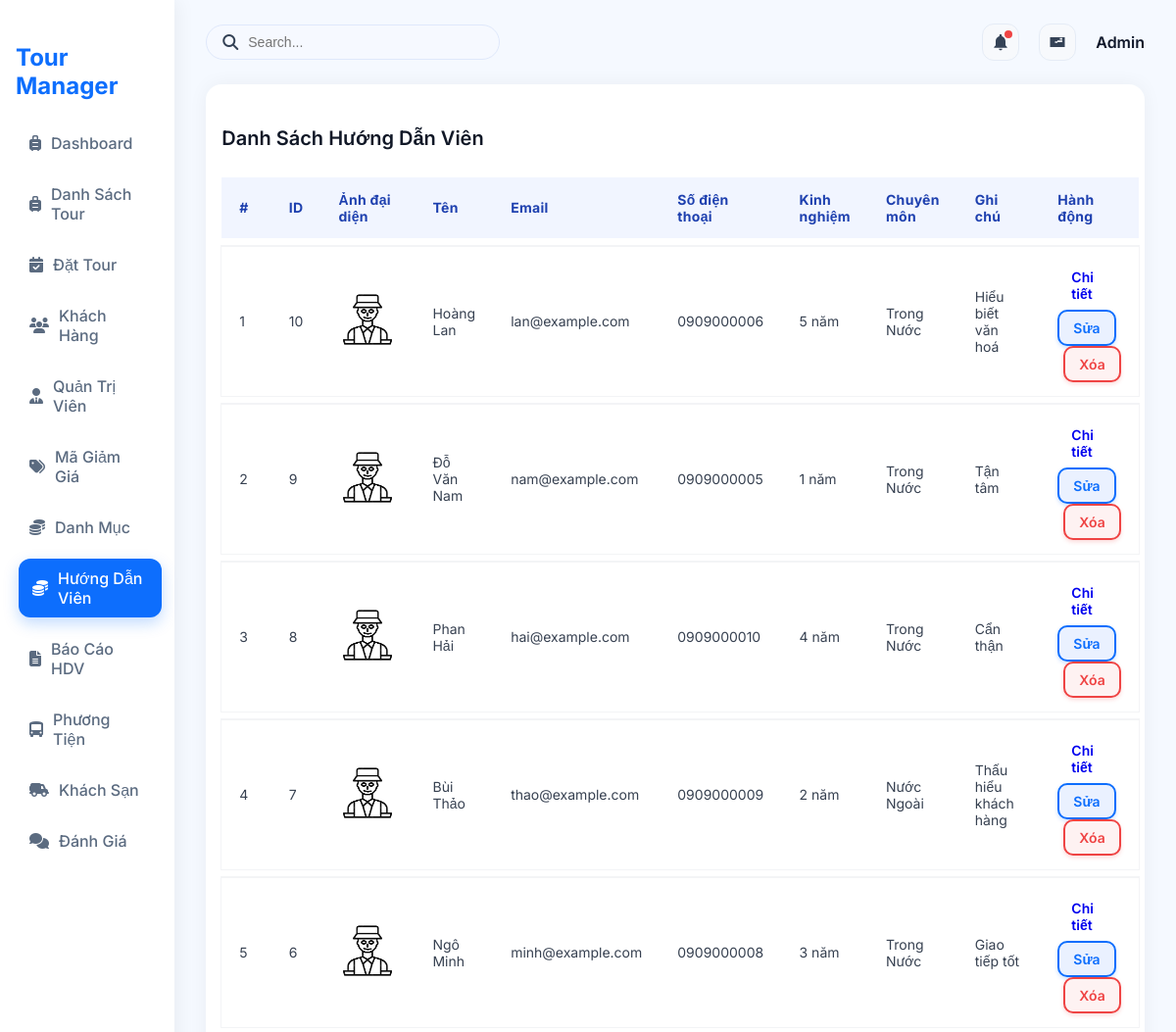
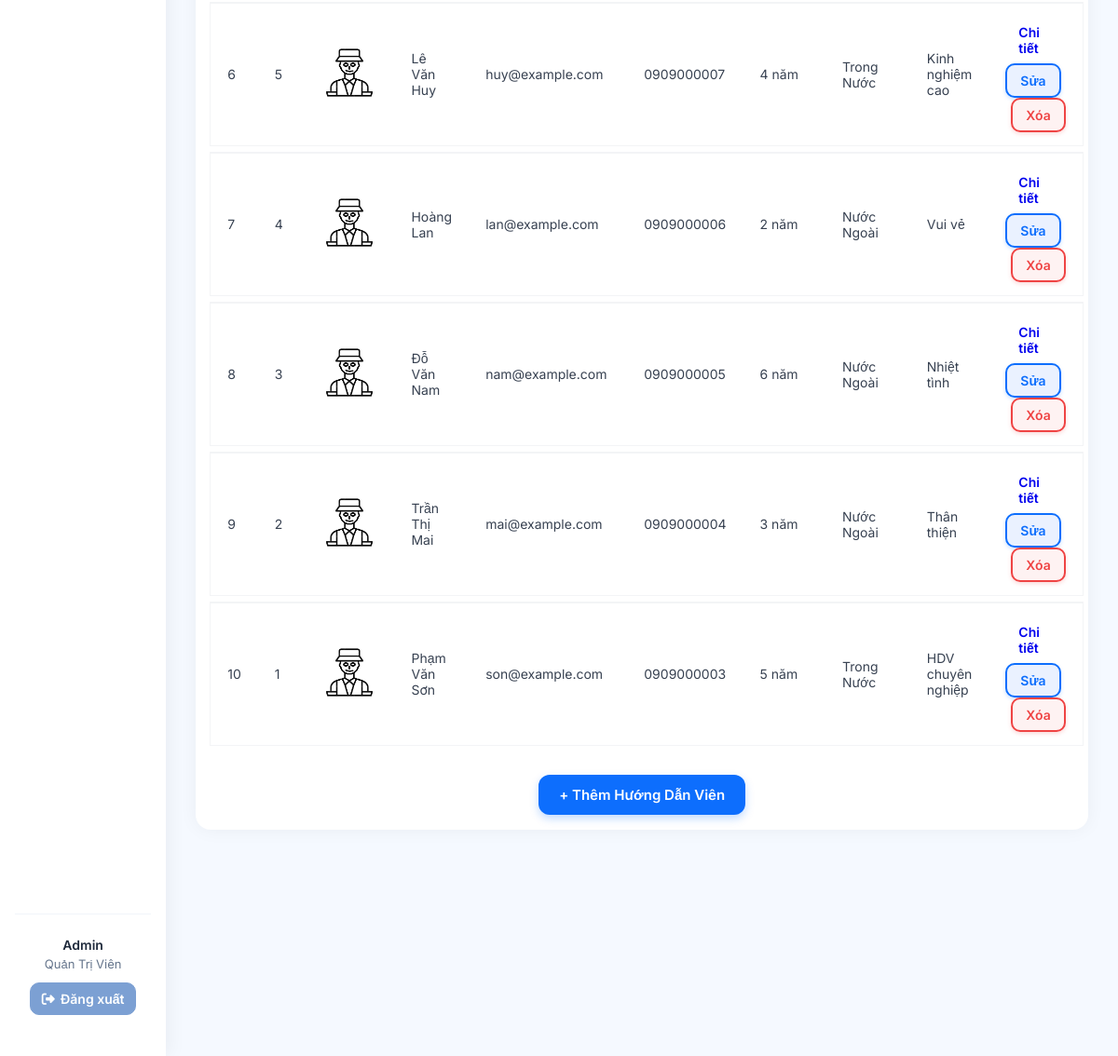
Page /?action=admin-listGuide (signed in) on the committed database (2 pictures, top to bottom).
### tables this page shows
CREATE TABLE `guides` (
  `guide_id` int NOT NULL,
  `user_id` int DEFAULT NULL,
  `experience_years` int DEFAULT '0',
  `specialization` varchar(255) DEFAULT NULL,
  `avatar` varchar(255) DEFAULT NULL,
  `note` text
);

CREATE TABLE `users` (
  `user_id` int NOT NULL,
  `username` varchar(50) NOT NULL,
  `password` varchar(255) NOT NULL,
  `role` enum('admin','guide') NOT NULL DEFAULT 'guide',
  `name` varchar(100) DEFAULT NULL,
  `email` varchar(100) DEFAULT NULL,
  `phone` varchar(20) DEFAULT NULL
);

### controllers/GuideController.php (called while the page is built, shortened)
<?php
class GuideController
{
    private $guideQuery;
    function __construct(){
        $this->guideQuery = new GuideQuery();
    }
    public function listGuide(){
        $guides = $this->guideQuery->getAllGuides();
        require './views/Guide/ListGuide.php';
    }
}
?>

### routes/index.php (called while the page is built)
<?php
$action = $_GET['action'] ?? '/';
match ($action) {
    '/' => (new ProductController)->home(),
    'admin' => require './views/admin.php',
    'login' => (new AuthController)->login(),
    'logout' => (new AuthController)->logout(),
    'admin-listTours' => require './views/admin.php',
    'admin-createTours' => require './views/admin.php',
    'admin-updateTours' => require './views/admin.php',
    'admin-listUsers' => require './views/admin.php',
    'admin-createUsers' => require './views/admin.php',
    'admin-updateUsers' => require './views/admin.php',
    'admin-listCategory' => require './views/admin.php',
    'admin-createCategory' => require './views/admin.php',
    'admin-updateCategory' => require './views/admin.php',
    'admin-listCustomer' => require './views/admin.php',
    'admin-createCustomer' => require './views/admin.php',
    'admin-updateCustomer' => require './views/admin.php',
    'admin-listDiscount' => require './views/admin.php',
    'admin-createDiscount' => require './views/admin.php',
    'admin-updateDiscount' => require './views/admin.php',
    'admin-listGuide' => require './views/admin.php',
    'admin-createGuide' => require './views/admin.php',
    'admin-updateGuide' => require './views/admin.php',
    'admin-listTourGuide' => require './views/admin.php',
    'admin-createTourGuide' => require './views/admin.php',
    'admin-updateTourGuide' => require './views/admin.php',
    'admin-listHotel' => require './views/admin.php',
    'admin-createHotel' => require './views/admin.php',
    'admin-updateHotel' => require './views/admin.php',
    'admin-listVehicles' => require './views/admin.php',
    'admin-createVehicles' => require './views/admin.php',
    'admin-updateVehicles' => require './views/admin.php',
    'admin-listReport' => require './views/admin.php',
    'admin-createReport' => require './views/admin.php',
    'admin-updateReport' => require './views/admin.php',
    default => require './views/admin.php',
};

### index.php (called while the page is built, shortened)
<?php
spl_autoload_register(function ($class) {
    $fileName = "$class.php";
    $fileModel              = PATH_MODEL . $fileName;
});
require_once './routes/index.php';

### models/BaseModel.php (called while the page is built, shortened)
<?php
class BaseModel
{
    public function __construct()
    {
        $dsn = sprintf('mysql:host=%s;port=%s;dbname=%s;charset=utf8', DB_HOST, DB_PORT, DB_NAME);
        try {
            $this->pdo = new PDO($dsn, DB_USERNAME, DB_PASSWORD, DB_OPTIONS);
        } catch (PDOException $e) {
            die("Kết nối cơ sở dữ liệu thất bại: {$e->getMessage()}. Vui lòng thử lại sau.");
        }
    }
}

### models/GuideQuery.php (called while the page is built, shortened)
<?php
class GuideQuery extends BaseModel {
    public function getAllGuides() {
    $sql = "SELECT g.*, u.name, u.email, u.phone
            FROM guides g
            INNER JOIN users u ON g.user_id = u.user_id
            ORDER BY g.guide_id DESC";
    $stmt = $this->pdo->prepare($sql);
    $stmt->execute();
    return $stmt->fetchAll(PDO::FETCH_ASSOC);
}
}

### views/Guide/ListGuide.php (the view)
<link rel="stylesheet" href="./views/User/listUsers.css">
<div class="table-container">
    <h4>Danh Sách Hướng Dẫn Viên</h4>
    <table class="table">
        <thead>
            <tr>
                <th>#</th>
                <th>ID</th>
                <th>Ảnh đại diện</th>
                <th>Tên</th>
                <th>Email</th>
                <th>Số điện thoại</th>
                <th>Kinh nghiệm</th>
                <th>Chuyên môn</th>
                <th>Ghi chú</th>
                <th>Hành động</th>
            </tr>
        </thead>
        <tbody>
            <?php $stt = 1; foreach ($guides as $g): ?>
            <tr>
                <td><?= $stt++ ?></td>
                <td><?= $g['guide_id'] ?></td>
                <td>
                    <?php if (!empty($g['avatar'])): ?>
                    <img src="<?= BASE_ASSETS_UPLOADS . $g['avatar'] ?>" width="60">
                    <?php endif; ?>
                </td>
                <td class="fw-semibold"><?= $g['name'] ?></td>
                <td><?= $g['email'] ?></td>
                <td><?= $g['phone'] ?></td>
                <td><?= $g['experience_years'] ?> năm</td>
                <td><?= $g['specialization'] ?></td>
                <td><?= $g['note'] ?></td>
                <td>
                    <a href="?action=admin-detailGuide&id=<?= $g['guide_id']; ?>" class="btn btn-sm btn-info">Chi
                        tiết</a>
                    <a href="?action=admin-updateGuide&id=<?= $g['guide_id'] ?>"
                        class="btn btn-outline-success btn-sm">Sửa</a>
                    <a href="?action=admin-deleteGuide&id=<?= $g['guide_id'] ?>"
                        onclick="return confirm('Bạn chắc chắn muốn xoá?')"
                        class="btn btn-outline-danger btn-sm">Xóa</a>
                </td>
            </tr>
            <?php endforeach; ?>
        </tbody>
    </table>
    <div class="add-btn-container">
        <a href="?action=admin-createGuide" class="btn btn-success">+ Thêm Hướng Dẫn Viên</a>
    </div>
</div>

### assets/css/admin.css (style rules this page uses)
* { box-sizing: border-box; }
body { font-family: "Inter", sans-serif; margin: 0; padding: 0; background: #f5f9ff; color: #334155; display: flex; height: 100vh; overflow: hidden; }

### assets/css/Guide/listGuide.css (style rules this page uses)
a { text-decoration: none; }
.table-container h4 { font-size: 20px; font-weight: 600; color: #111827; margin-bottom: 20px; }
.table { width: 100%; border-collapse: separate; border-spacing: 0 8px; font-family: "Inter", sans-serif; }
.table thead tr { background-color: #f1f5ff; color: #1e40af; font-weight: 600; text-align: left; }
.table thead th { padding: 14px 18px; font-size: 14px; letter-spacing: 0.3px; }
.table tbody tr { background-color: #ffffff; transition: all 0.2s ease; box-shadow: 0 0 0 1px #f3f4f6; }
.table tbody td { padding: 14px 18px; font-size: 14px; color: #374151; vertical-align: middle; border-top: 1px solid #f3f4f6; }
.btn { display: inline-flex; align-items: center; justify-content: center; font-size: 14px; padding: 10px 16px; border-radius: 12px; font-weight: 600; cursor: pointer; transition: all 0.2s ease; }
.btn-sm { font-size: 14px; padding: 8px 14px; border-radius: 10px; }
.btn-outline-success { border: 2px solid #0d6efd; color: #0d6efd; background: #eaf1ff; box-shadow: 0 2px 4px rgba(13, 110, 253, 0.2); }
.btn-outline-danger { border: 2px solid #ef4444; color: #ef4444; background: #fef2f2; box-shadow: 0 2px 4px rgba(239, 68, 68, 0.2); margin-left: 6px; }
.btn-success { background-color: #0d6efd; border: none; color: #fff; font-size: 15px; font-weight: 600; padding: 12px 22px; border-radius: 12px; box-shadow: 0 4px 10px rgba(13, 110, 253, 0.25); transition: all 0.2s ease; align-items: center; }
.add-btn-container { display: flex; justify-content: center; margin-top: 24px; }
.add-btn-container .btn-success { display: inline-flex; justify-content: center; align-items: center; }

### assets/css/User/listUsers.css (style rules this page uses)
a { text-decoration: none; }
.table-container h4 { font-size: 20px; font-weight: 600; color: #111827; margin-bottom: 20px; }
.table { width: 100%; border-collapse: separate; border-spacing: 0 8px; font-family: "Inter", sans-serif; }
.table thead tr { background-color: #f1f5ff; color: #1e40af; font-weight: 600; text-align: left; }
.table thead th { padding: 14px 18px; font-size: 14px; letter-spacing: 0.3px; }
.table tbody tr { background-color: #ffffff; transition: all 0.2s ease; box-shadow: 0 0 0 1px #f3f4f6; }
.table tbody td { padding: 14px 18px; font-size: 14px; color: #374151; vertical-align: middle; border-top: 1px solid #f3f4f6; }
.btn { display: inline-flex; align-items: center; justify-content: center; font-size: 14px; padding: 10px 16px; border-radius: 12px; font-weight: 600; cursor: pointer; transition: all 0.2s ease; }
.btn-sm { font-size: 14px; padding: 8px 14px; border-radius: 10px; }
.btn-outline-success { border: 2px solid #0d6efd; color: #0d6efd; background: #eaf1ff; box-shadow: 0 2px 4px rgba(13, 110, 253, 0.2); }
.btn-outline-danger { border: 2px solid #ef4444; color: #ef4444; background: #fef2f2; box-shadow: 0 2px 4px rgba(239, 68, 68, 0.2); margin-left: 6px; }
.btn-success { background-color: #0d6efd; border: none; color: #fff; font-size: 15px; font-weight: 600; padding: 12px 22px; border-radius: 12px; box-shadow: 0 4px 10px rgba(13, 110, 253, 0.25); transition: all 0.2s ease; align-items: center; }
.add-btn-container { display: flex; justify-content: center; margin-top: 24px; }
.add-btn-container .btn-success { display: inline-flex; justify-content: center; align-items: center; }

### rows in the picture
guides: guide_id "10", avatar (picture), user.name "Hoàng Lan", user.email "lan@example.com", user.phone "0909000006", experience_years "5", specialization "Trong Nước", note "Hiểu biết văn hoá"
guides: guide_id "9", avatar (picture), user.name "Đỗ Văn Nam", user.email "nam@example.com", user.phone "0909000005", experience_years "1", specialization "Trong Nước", note "Tận tâm"
guides: guide_id "8", avatar (picture), user.name "Phan Hải", user.email "hai@example.com", user.phone "0909000010", experience_years "4", specialization "Trong Nước", note "Cẩn thận"
guides: guide_id "7", avatar (picture), user.name "Bùi Thảo", user.email "thao@example.com", user.phone "0909000009", experience_years "2", specialization "Nước Ngoài", note "Thấu hiểu khách hàng"
guides: guide_id "6", avatar (picture), user.name "Ngô Minh", user.email "minh@example.com", user.phone "0909000008", experience_years "3", specialization "Trong Nước", note "Giao tiếp tốt"
guides: guide_id "5", avatar (picture), user.name "Lê Văn Huy", user.email "huy@example.com", user.phone "0909000007", experience_years "4", specialization "Trong Nước", note "Kinh nghiệm cao"
guides: guide_id "4", avatar (picture), user.name "Hoàng Lan", user.email "lan@example.com", user.phone "0909000006", experience_years "2", specialization "Nước Ngoài", note "Vui vẻ"
guides: guide_id "3", avatar (picture), user.name "Đỗ Văn Nam", user.email "nam@example.com", user.phone "0909000005", experience_years "6", specialization "Nước Ngoài", note "Nhiệt tình"
guides: guide_id "2", avatar (picture), user.name "Trần Thị Mai", user.email "mai@example.com", user.phone "0909000004", experience_years "3", specialization "Nước Ngoài", note "Thân thiện"
guides: guide_id "1", avatar (picture), user.name "Phạm Văn Sơn", user.email "son@example.com", user.phone "0909000003", experience_years "5", specialization "Trong Nước", note "HDV chuyên nghiệp"

### other values in the picture
$user['name'] "Admin"
